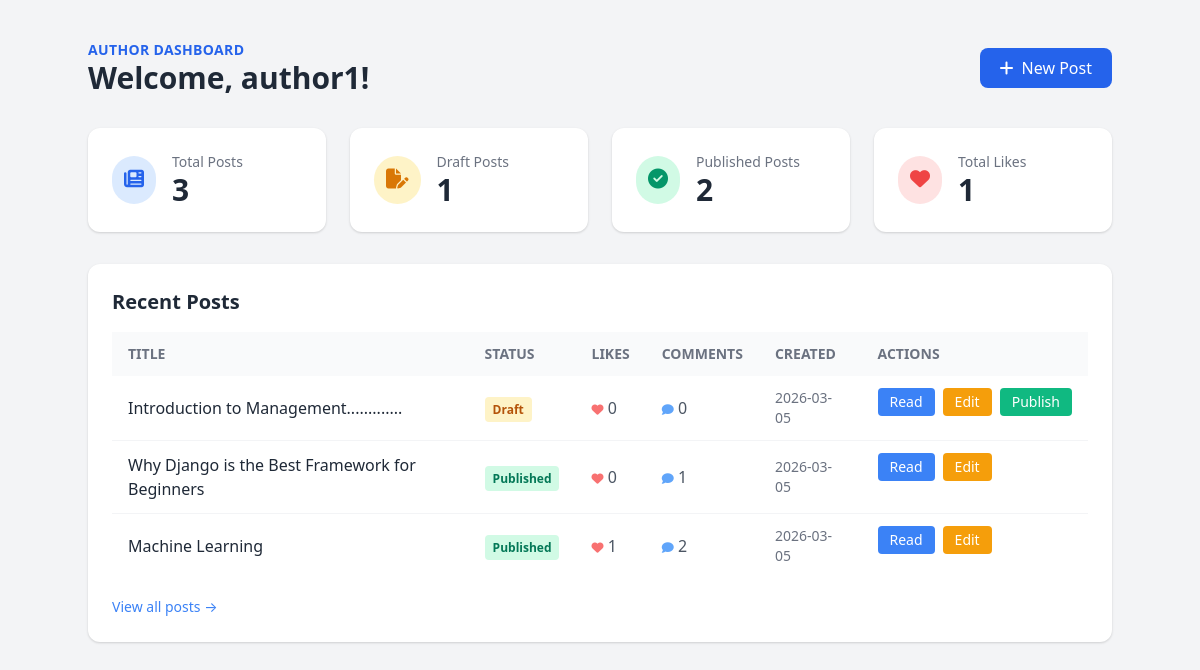
/posts/dashboard/ (signed in), run on an earlier commit of the app's database.
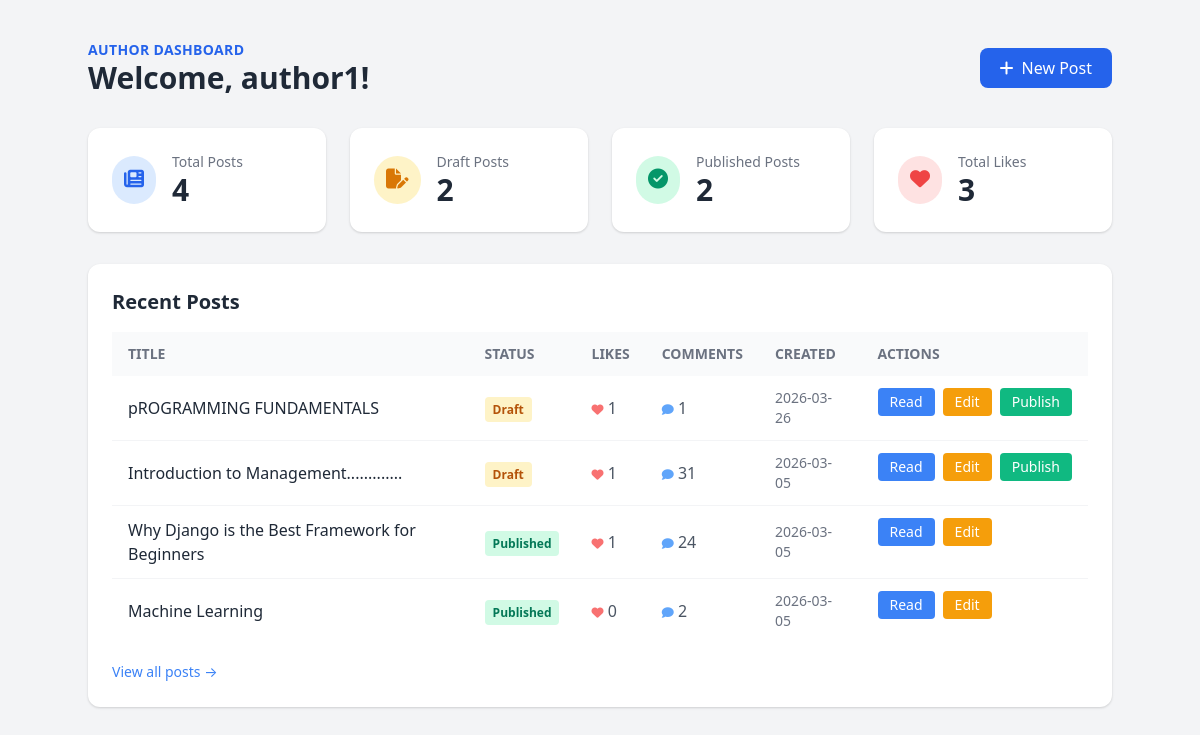
And on a later commit of the database.
### users/models.py (models this page shows)
class CustomUser(AbstractUser):
    is_approved = models.BooleanField(default = False)
    is_author = models.BooleanField(default = False)

### posts/models.py (models this page shows, shortened)
class Post(models.Model):
    STATUS_CHOICES = [
        ('Draft', 'Draft'),
        ('Published', 'Published'),
    ]
    topic = models.CharField(max_length = 170)
    article = models.TextField()
    author = models.ForeignKey(settings.AUTH_USER_MODEL, on_delete = models.CASCADE)
    status = models.CharField(max_length = 10, choices= STATUS_CHOICES, default = 'Draft')
    slug = models.SlugField(max_length = 200, unique = True , blank = True)
    created_at = models.DateTimeField(auto_now_add = True)
    updated_at = models.DateTimeField(auto_now = True)

### posts/views.py (the view)
# urls.py: path("dashboard/", AdminDashboardView.as_view(), name = "dashboard"),
class AdminDashboardView(LoginRequiredMixin, UserPassesTestMixin, View):
    def test_func(self):
        return is_author(self.request.user) or is_admin(self.request.user)
    def get(self, request):
        posts = Post.objects.filter(author=request.user)
        total_posts     = posts.count()
        draft_posts     = posts.filter(status='Draft').count()
        published_posts = posts.filter(status='Published').count()
        total_likes     = Like.objects.filter(post__author=request.user).count()
        total_comments  = Comment.objects.filter(post__author=request.user).count()
        recent_posts    = posts.order_by('-created_at')[:5]
        return render(request, 'posts/dashboard.html', {
            'total_posts'    : total_posts,
            'draft_posts'    : draft_posts,
            'published_posts': published_posts,
            'total_likes'    : total_likes,
            'total_comments' : total_comments,
            'recent_posts'   : recent_posts,
        })

### posts/views.py (called while the page is built)
def is_author(user):
    return user.is_author and user.is_approved

### posts/templates/posts/dashboard.html (shortened to what this page needs)
<!DOCTYPE html>
<html lang="en">
<head>
    <link rel="stylesheet" href="https://cdn.jsdelivr.net/npm/tailwindcss@2.2.19/dist/tailwind.min.css">
    <link rel="stylesheet" href="https://cdnjs.cloudflare.com/ajax/libs/font-awesome/6.5.0/css/all.min.css">
</head>
<body class="bg-gray-100 p-10">
<div class="max-w-5xl mx-auto">
    <div class="mb-8 flex justify-between items-center">
        <div>
            <p class="text-blue-600 text-sm font-semibold uppercase tracking-wide">Author Dashboard</p>
            <h1 class="text-3xl font-bold text-gray-800">Welcome, {{ request.user.username }}!</h1>
        </div>
        <a href="{% url 'post_create' %}"
           class="bg-blue-600 text-white px-5 py-2 rounded-lg hover:bg-blue-700 flex items-center gap-2">
            <i class="fa-solid fa-plus"></i> New Post
        </a>
    </div>
    <div class="grid grid-cols-1 md:grid-cols-2 lg:grid-cols-4 gap-6 mb-8">
        <div class="bg-white rounded-xl shadow p-6 flex items-center gap-4">
            <div class="bg-blue-100 text-blue-600 p-3 rounded-full">
                <i class="fa-solid fa-newspaper text-xl"></i>
            </div>
            <div>
                <p class="text-gray-500 text-sm">Total Posts</p>
                <p class="text-3xl font-bold text-gray-800">{{ total_posts }}</p>
            </div>
        </div>
        <div class="bg-white rounded-xl shadow p-6 flex items-center gap-4">
            <div class="bg-yellow-100 text-yellow-600 p-3 rounded-full">
                <i class="fa-solid fa-file-pen text-xl"></i>
            </div>
            <div>
                <p class="text-gray-500 text-sm">Draft Posts</p>
                <p class="text-3xl font-bold text-gray-800">{{ draft_posts }}</p>
            </div>
        </div>
        <div class="bg-white rounded-xl shadow p-6 flex items-center gap-4">
            <div class="bg-green-100 text-green-600 p-3 rounded-full">
                <i class="fa-solid fa-circle-check text-xl"></i>
            </div>
            <div>
                <p class="text-gray-500 text-sm">Published Posts</p>
                <p class="text-3xl font-bold text-gray-800">{{ published_posts }}</p>
            </div>
        </div>
        <div class="bg-white rounded-xl shadow p-6 flex items-center gap-4">
            <div class="bg-red-100 text-red-500 p-3 rounded-full">
                <i class="fa-solid fa-heart text-xl"></i>
            </div>
            <div>
                <p class="text-gray-500 text-sm">Total Likes</p>
                <p class="text-3xl font-bold text-gray-800">{{ total_likes }}</p>
            </div>
        </div>
    </div>
    <div class="bg-white rounded-xl shadow p-6">
        <h2 class="text-xl font-bold text-gray-800 mb-4">Recent Posts</h2>
        <table class="min-w-full">
            <thead>
                <tr class="bg-gray-50 text-left text-sm text-gray-500 uppercase">
                    <th class="px-4 py-3">Title</th>
                    <th class="px-4 py-3">Status</th>
                    <th class="px-4 py-3">Likes</th>
                    <th class="px-4 py-3">Comments</th>
                    <th class="px-4 py-3">Created</th>
                    <th class="px-4 py-3">Actions</th>
                </tr>
            </thead>
            <tbody class="divide-y divide-gray-100">
                {% for post in recent_posts %}
                <tr class="hover:bg-gray-50">
                    <td class="px-4 py-3 font-medium text-gray-800">{{ post.topic }}</td>
                    <td class="px-4 py-3">
                        {% if post.status == 'Published' %}
                            <span class="bg-green-100 text-green-700 px-2 py-1 rounded text-xs font-semibold">Published</span>
                        {% else %}
                            <span class="bg-yellow-100 text-yellow-700 px-2 py-1 rounded text-xs font-semibold">Draft</span>
                        {% endif %}
                    </td>
                    <td class="px-4 py-3 text-gray-600">
                        <i class="fa-solid fa-heart text-red-400 text-xs"></i>
                        {{ post.likes.count }}
                    </td>
                    <td class="px-4 py-3 text-gray-600">
                        <i class="fa-solid fa-comment text-blue-400 text-xs"></i>
                        {{ post.comments.count }}
                    </td>
                    <td class="px-4 py-3 text-gray-500 text-sm">{{ post.created_at|date:"Y-m-d" }}</td>
                    <td class="px-4 py-3 flex gap-2">
                        <a href="{% url 'post_detail' post.slug %}"
                           class="bg-blue-500 text-white px-3 py-1 rounded text-sm hover:bg-blue-600">Read</a>
                        <a href="{% url 'post_update' post.slug %}"
                           class="bg-yellow-500 text-white px-3 py-1 rounded text-sm hover:bg-yellow-600">Edit</a>
                        {% if post.status == 'Draft' %}
                            <form method="POST" action="{% url 'post_publish' post.slug %}">
                                <button type="submit"
                                    class="bg-green-500 text-white px-3 py-1 rounded text-sm hover:bg-green-600">Publish</button>
                            </form>
                        {% endif %}
                    </td>
                </tr>
                {% empty %}
                <tr>
                    <td colspan="6" class="px-4 py-6 text-center text-gray-400">No posts yet. Create your first post!</td>
                </tr>
                {% endfor %}
            </tbody>
        </table>
        <div class="mt-4">
            <a href="{% url 'post_list' %}" class="text-blue-500 text-sm hover:underline">
                View all posts →
            </a>
        </div>
    </div>
</div>
</body>
</html>

What changed in the data, as far as the page shows it:
added Post: topic "pROGRAMMING FUNDAMENTALS", status "Draft", likes.count "1", comments.count "1", created_at "2026-03-26"
changed Post "Introduction to Management.............": likes.count "0" → "1"; comments.count "0" → "31"
changed Post "Why Django is the Best Framework for Beginners": likes.count "0" → "1"; comments.count "1" → "24"
changed Post "Machine Learning": likes.count "1" → "0"
Also different on the page:
{{ total_posts }}: "3" → "4"
{{ draft_posts }}: "1" → "2"
{{ total_likes }}: "1" → "3"
